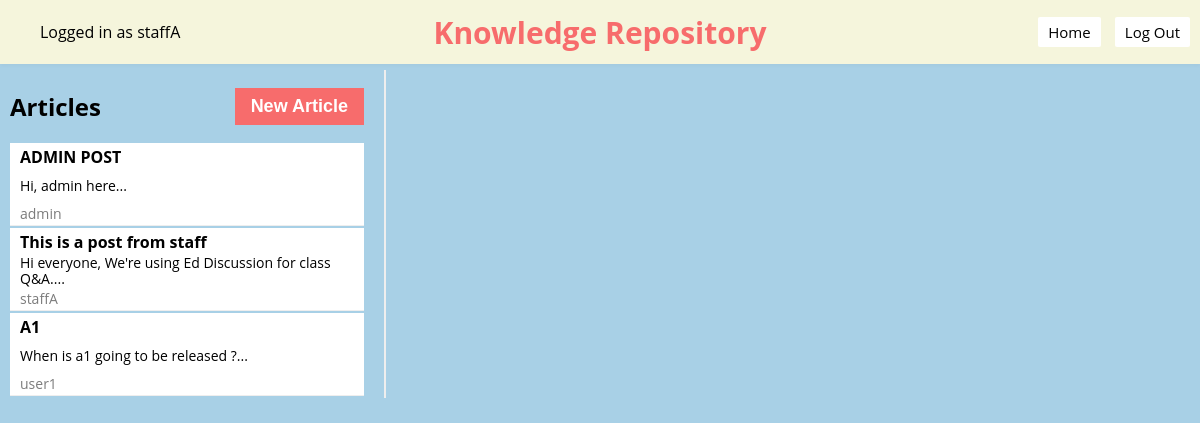
The page /knowledge-repository (signed in) on the database as committed earlier.
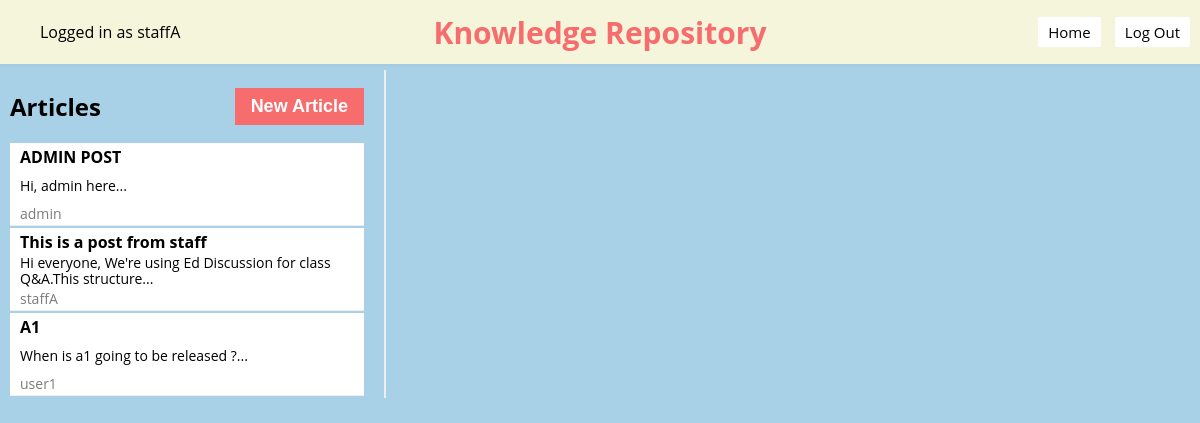
The same page on the database as committed later.
### models.py (models this page shows)
class Base(DeclarativeBase):
    pass

class Article(Base):
    __tablename__ = "article"
    id: Mapped[int] = mapped_column(Integer, primary_key=True)
    title: Mapped[str] = mapped_column(String(100), nullable=False)
    content: Mapped[str] = mapped_column(Text, nullable=False)
    author_id: Mapped[int] = mapped_column(Integer, ForeignKey('user.username'), nullable=False)
    comments = relationship('Comment', backref='article', lazy='dynamic')
    user = relationship("User", foreign_keys=[author_id])

### app.py (the view)
@app.route("/knowledge-repository", defaults={'article_id': None})
@app.route("/knowledge-repository/<int:article_id>")
def knowledge_repository(article_id):
    username = session.get("username")
    if username is None:
        return redirect(url_for('login'))  # Redirect to login page
    articles = db.get_all_articles()
    selected_article = db.get_article(article_id) if article_id else None
    user = db.get_user(username)
    user_role = user.role.name if hasattr(user.role, 'name') else str(user.role)
    if selected_article:
        comments = db.get_comments(selected_article.id)
    else:
        comments = []
    if selected_article != None:
        author_role = db.get_user_role(selected_article.author_id)
    else:
        author_role = "student"
    return render_template('knowledge_repository.jinja', username=username, articles=articles, selected_article=selected_article, author_role=author_role, user_role=user_role, comments=comments)

### app.py (called while the page is built)
def csp_policy_string(policy_dict):
    return "; ".join([f"{key} {' '.join(val) if isinstance(val, list) else val}" for key, val in policy_dict.items()])

@app.after_request
def apply_csp(response):
    policy = {
    "default-src": "'self'",
    "script-src": [
        "'self'",
        "https://cdnjs.cloudflare.com",  # Allow scripts from CDN for Crypto-JS
        "https://cdn.jsdelivr.net",
        "'unsafe-inline'"
    ],
    "style-src": "'self' 'unsafe-inline'",  # Allows inline styles;
    "img-src": "'self'",
    "connect-src": "'self'",  # Restricts the URLs which can be loaded using script interfaces
    "font-src": "'self'",  # Fonts loading
    "object-src": "'none'",  # Prevents object, embed, and applet elements from rendering
    "frame-ancestors": "'none'"  # Protects against clickjacking
}
    response.headers['Content-Security-Policy'] = csp_policy_string(policy)
    return response

### db.py (called while the page is built)
def get_user(username: str):
    with Session(engine) as session:
        return session.get(User, username)

def get_all_articles():
    with Session(engine) as session:
        articles = session.query(Article).all()
        return articles

### templates/knowledge_repository.jinja (shortened to what this page needs)
{% extends 'base.jinja' %}
{% block content %}
<nav style="padding: 2px 0; overflow: auto;">
    <div style="float: left;">
        <ul>
            <li class="username" style="display: inline-block;">Logged in as {{ username }}</li>
        </ul>
    </div>
        <div style="text-align: center; position: absolute; left: 50%; transform: translateX(-50%);">
        <h1 style="margin: 0; font-size: 30px; color: #F76C6c; ">Knowledge Repository</h1>
    </div>
    <div style="float: right;">
        <ul>
            <li style="display: inline-block;"><button onclick="location.href='{{ url_for('home') }}'">Home</button></li>
            <button onclick="confirmLogout()">Log Out</button>
        </ul>
    </div>
</nav>
<div class="container">
    <div class="sidebar">
        <div class="sidebar-header">
            <h2>Articles</h2>
            <button class="new-article" id="newArticleBtn">New Article</button>
        </div>
        {% for article in articles %}
            <div class="article-preview" onclick="location.href='{{ url_for('knowledge_repository', article_id=article.id) }}'">
                <h3 id="sidebar-title-{{ article.id }}">{{ article.title }}</h3>
                <p id="sidebar-content-{{ article.id }}" style="font-size: 14px; color: black; margin: 1px 0;">{{ article.content.split()[:10]|join(' ') }}...</p>
                <p style="font-size: 14px; color: rgb(124, 124, 124);margin: 1px 0;">{{ article.author_id }}</p>
            </div>
        {% endfor %}
        </div>
        <div class="main-content">
        </div>
    </div>
{% endblock %}

Rows that differ between the two databases and show on the page:
changed Article "This is a post from staff": content.split "Hi everyone, We're using Ed Discussion for class Q&A." → "Hi everyone, We're using Ed Discussion for class Q&A.This structure"
